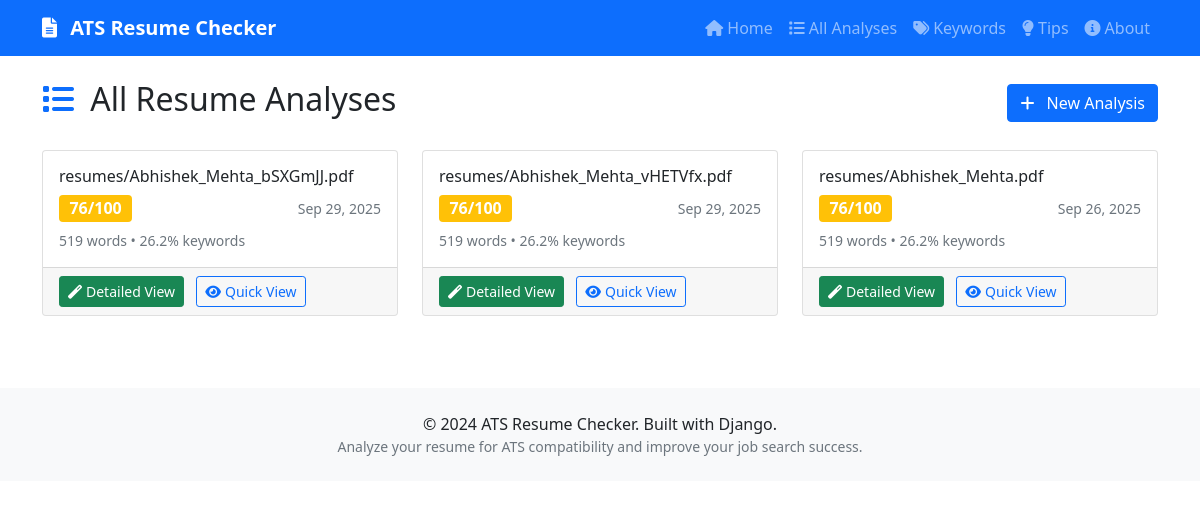
/analyses/, run on the app's committed database.
### resume_analyzer/models.py (models this page shows, shortened)
class ATSAnalysis(models.Model):
    resume = models.OneToOneField(Resume, on_delete=models.CASCADE, related_name='analysis')
    extracted_text = models.TextField(help_text="Raw text extracted from resume")
    word_count = models.IntegerField(default=0)
    overall_score = models.FloatField(default=0.0, help_text="Overall ATS compatibility score (0-100)")
    has_clear_sections = models.BooleanField(default=False)
    has_contact_info = models.BooleanField(default=False)
    has_work_experience = models.BooleanField(default=False)
    has_education = models.BooleanField(default=False)
    has_skills = models.BooleanField(default=False)
    keyword_density = models.FloatField(default=0.0, help_text="Percentage of relevant keywords")
    readability_score = models.FloatField(default=0.0, help_text="Flesch reading ease score")
    has_images = models.BooleanField(default=False, help_text="Contains images or graphics")
    has_tables = models.BooleanField(default=False, help_text="Contains tables")
    has_special_characters = models.BooleanField(default=False, help_text="Contains special characters")
    recommendations = models.TextField(blank=True, help_text="Suggestions for improvement")
    additional_data = models.JSONField(default=dict, blank=True)
    analyzed_at = models.DateTimeField(auto_now_add=True)
    analysis_version = models.CharField(max_length=10, default="1.0")

class Resume(models.Model):
    name = models.CharField(max_length=255, help_text="Name of the person (optional)")
    email = models.EmailField(blank=True, null=True, help_text="Email address (optional)")
    file = models.FileField(
        upload_to=resume_upload_path,
        validators=[FileExtensionValidator(allowed_extensions=['pdf', 'docx', 'doc'])],
        help_text="Upload PDF or Word document"
    )
    original_filename = models.CharField(max_length=255)
    uploaded_at = models.DateTimeField(auto_now_add=True)
    processed = models.BooleanField(default=False)

### resume_analyzer/views.py (the view)
# urls.py: path('analyses/', views.analysis_list, name='analysis_list'),
def analysis_list(request):
    analyses = ATSAnalysis.objects.select_related('resume').order_by('-analyzed_at')
    paginator = Paginator(analyses, 20)
    page_number = request.GET.get('page')
    page_obj = paginator.get_page(page_number)
    context = {
        'page_obj': page_obj,
    }
    return render(request, 'resume_analyzer/analysis_list.html', context)

### resume_analyzer/templates/resume_analyzer/analysis_list.html (shortened to what this page needs)
{% extends 'resume_analyzer/base.html' %}
{% block content %}
<div class="d-flex justify-content-between align-items-center mb-4">
    <h1 class="h2">
        <i class="fas fa-list text-primary me-2"></i>
        All Resume Analyses
    </h1>
    <a href="{% url 'home' %}" class="btn btn-primary">
        <i class="fas fa-plus me-2"></i>
        New Analysis
    </a>
</div>
{% if page_obj %}
<div class="row">
    {% for analysis in page_obj %}
    <div class="col-md-6 col-lg-4 mb-4">
        <div class="card h-100">
            <div class="card-body">
                <h6 class="card-title">{{ analysis.resume.original_filename|truncatechars:40 }}</h6>
                <div class="d-flex justify-content-between align-items-center mb-2">
                    <span class="badge bg-{% if analysis.overall_score >= 80 %}success{% elif analysis.overall_score >= 60 %}warning{% else %}danger{% endif %} fs-6">
                        {{ analysis.overall_score|floatformat:0 }}/100
                    </span>
                    <small class="text-muted">{{ analysis.analyzed_at|date:"M d, Y" }}</small>
                </div>
                <p class="card-text small text-muted">
                    {{ analysis.word_count }} words •
                    {{ analysis.keyword_density|floatformat:1 }}% keywords
                </p>
            </div>
            <div class="card-footer">
                <a href="{% url 'enhanced_analysis_result' analysis.id %}" class="btn btn-sm btn-success me-2">
                    <i class="fas fa-magic me-1"></i>Detailed View
                </a>
                <a href="{% url 'analysis_result' analysis.id %}" class="btn btn-sm btn-outline-primary">
                    <i class="fas fa-eye me-1"></i>Quick View
                </a>
            </div>
        </div>
    </div>
    {% endfor %}
</div>
{% endif %}
{% endblock %}

### resume_analyzer/templates/resume_analyzer/base.html (shortened to what this page needs)
<!DOCTYPE html>
<html lang="en">
<head>
    <link href="https://cdn.jsdelivr.net/npm/bootstrap@5.1.3/dist/css/bootstrap.min.css" rel="stylesheet">
    <link href="https://cdnjs.cloudflare.com/ajax/libs/font-awesome/6.0.0/css/all.min.css" rel="stylesheet">
</head>
<body>
    <nav class="navbar navbar-expand-lg navbar-dark bg-primary">
        <div class="container">
            <a class="navbar-brand" href="{% url 'home' %}">
                <i class="fas fa-file-alt me-2"></i>
                ATS Resume Checker
            </a>
            <div class="collapse navbar-collapse" id="navbarNav">
                <ul class="navbar-nav ms-auto">
                    <li class="nav-item">
                        <a class="nav-link" href="{% url 'home' %}">
                            <i class="fas fa-home me-1"></i>Home
                        </a>
                    </li>
                    <li class="nav-item">
                        <a class="nav-link" href="{% url 'analysis_list' %}">
                            <i class="fas fa-list me-1"></i>All Analyses
                        </a>
                    </li>
                    <li class="nav-item">
                        <a class="nav-link" href="{% url 'manage_keywords' %}">
                            <i class="fas fa-tags me-1"></i>Keywords
                        </a>
                    </li>
                    <li class="nav-item">
                        <a class="nav-link" href="{% url 'tips' %}">
                            <i class="fas fa-lightbulb me-1"></i>Tips
                        </a>
                    </li>
                    <li class="nav-item">
                        <a class="nav-link" href="{% url 'about' %}">
                            <i class="fas fa-info-circle me-1"></i>About
                        </a>
                    </li>
                </ul>
            </div>
        </div>
    </nav>
    <main class="container mt-4">
        {% block content %}
        {% endblock %}
    </main>
    <footer class="bg-light text-center py-4 mt-5">
        <div class="container">
            <p class="mb-0">&copy; 2024 ATS Resume Checker. Built with Django.</p>
            <p class="mb-0 small text-muted">Analyze your resume for ATS compatibility and improve your job search success.</p>
        </div>
    </footer>
</body>
</html>

### resume_analyzer/templates/resume_analyzer/base.html (style rules this page uses)
.navbar-brand { font-weight: bold; }

### data on the page
ATSAnalysis: resume.original_filename "resumes/Abhishek_Mehta_bSXGmJJ.pdf", overall_score "76", analyzed_at "Sep 29, 2025", word_count "519", keyword_density "26.2"
ATSAnalysis: resume.original_filename "resumes/Abhishek_Mehta_vHETVfx.pdf", overall_score "76", analyzed_at "Sep 29, 2025", word_count "519", keyword_density "26.2"
ATSAnalysis: resume.original_filename "resumes/Abhishek_Mehta.pdf", overall_score "76", analyzed_at "Sep 26, 2025", word_count "519", keyword_density "26.2"
